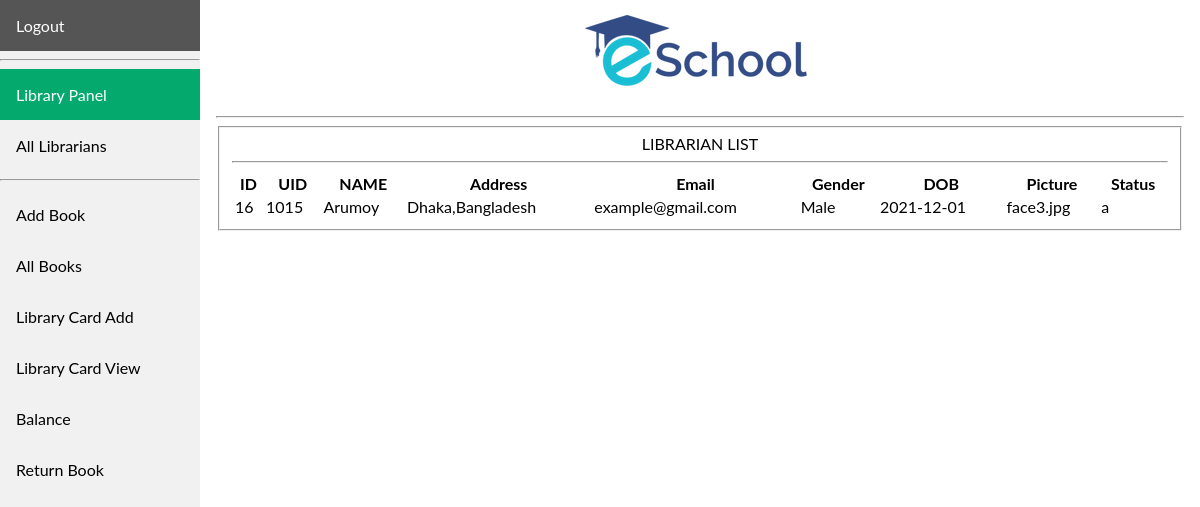
The app's page /Librarian/views/librarianlist.php (signed in) with its own data.
### tables this page shows
CREATE TABLE `users` (
  `id` int(10) NOT NULL,
  `uid` varchar(10) NOT NULL,
  `password` varchar(20) NOT NULL,
  `name` varchar(50) NOT NULL,
  `dob` varchar(20) NOT NULL,
  `gender` varchar(10) NOT NULL,
  `bloodgrp` varchar(10) DEFAULT NULL,
  `class` int(10) DEFAULT NULL,
  `address` varchar(100) NOT NULL,
  `email` varchar(50) NOT NULL,
  `picture` text NOT NULL,
  `type` varchar(10) NOT NULL,
  `status` varchar(10) NOT NULL
);

### Librarian/model/Model.php (called while the page is built, shortened)
<?php
	function getAllLibrarians(){
		$con = getConnection();
		$sql = "select * from users where type='l'";
		$result = mysqli_query($con, $sql);
		return $result;
	}
?>

### Librarian/views/librarianlist.php (the view, shortened to what this page needs)
<?php
    require_once('../model/Model.php');
    $result = getAllLibrarians();
?>
<!DOCTYPE html>
<html>
<head>
</head>
<body>
<div class="sidebar">
   <a href="../controller/logout.php">Logout</a>
   <hr></hr>
   <a class="active" href="home.php">Library Panel </a>
     <a href="librarianlist.php">All Librarians</a>
    <hr></hr>
      <a href="AddBook.php">Add Book</a>
      <a href="FindBook.php">All Books</a>
      <a href="LibraryCardAdd.php">Library Card Add</a>
      <a href="LibraryCardView.php">Library Card View</a>
      <a href="Balance.php">Balance</a>
      <a href="ReturnBook.php">Return Book</a>
 </div>
<div class="content">
  <center><a href="home.php"><img src="../assets/mainlogo.png"></a></center>
        <hr></hr>
<body>
		<fieldset><center>
			<legend>LIBRARIAN LIST</legend><hr>
			<table width="100%">
				<tr>
                  <th>ID</th>
                  <th>UID</th>
                  <th>NAME</th>
                  <th>Address</th>
                  <th>Email</th>
                  <th>Gender</th>
                  <th>DOB</th>
                  <th>Picture</th>
                  <th>Status</th>
                  </tr>
                  <?php while($data =mysqli_fetch_assoc($result)){ ?>
                  <tr>
                  <td><?=$data['id']?></td>
                  <td><?=$data['uid']?></td>
                  <td><?=$data['name']?></td>
                  <td><?=$data['address']?></td>
                  <td><?=$data['email']?></td>
                  <td><?=$data['gender']?></td>
                  <td><?=$data['dob']?></td>
                  <td><?=$data['picture']?></td>
                  <td><?=$data['status']?></td>
                  </tr>
                  <?php } ?>
			</table>
		</fieldset></center>
</body>
</html>

### Librarian/views/librarianlist.php (style rules this page uses)
body { margin: 0; font-family: "Lato", sans-serif; }
.sidebar { margin: 0; padding: 0; width: 200px; background-color: #f1f1f1; position: fixed; height: 100%; overflow: auto; }
.sidebar a { display: block; color: black; padding: 16px; text-decoration: none; }
.sidebar a.active { background-color: #04AA6D; color: white; }
div.content { margin-left: 200px; padding: 1px 16px; height: 1000px; }

### records on screen
users: id "16", uid "1015", name "Arumoy", address "Dhaka,Bangladesh", email "example@gmail.com", gender "Male", dob "2021-12-01", picture "face3.jpg", status "a"
